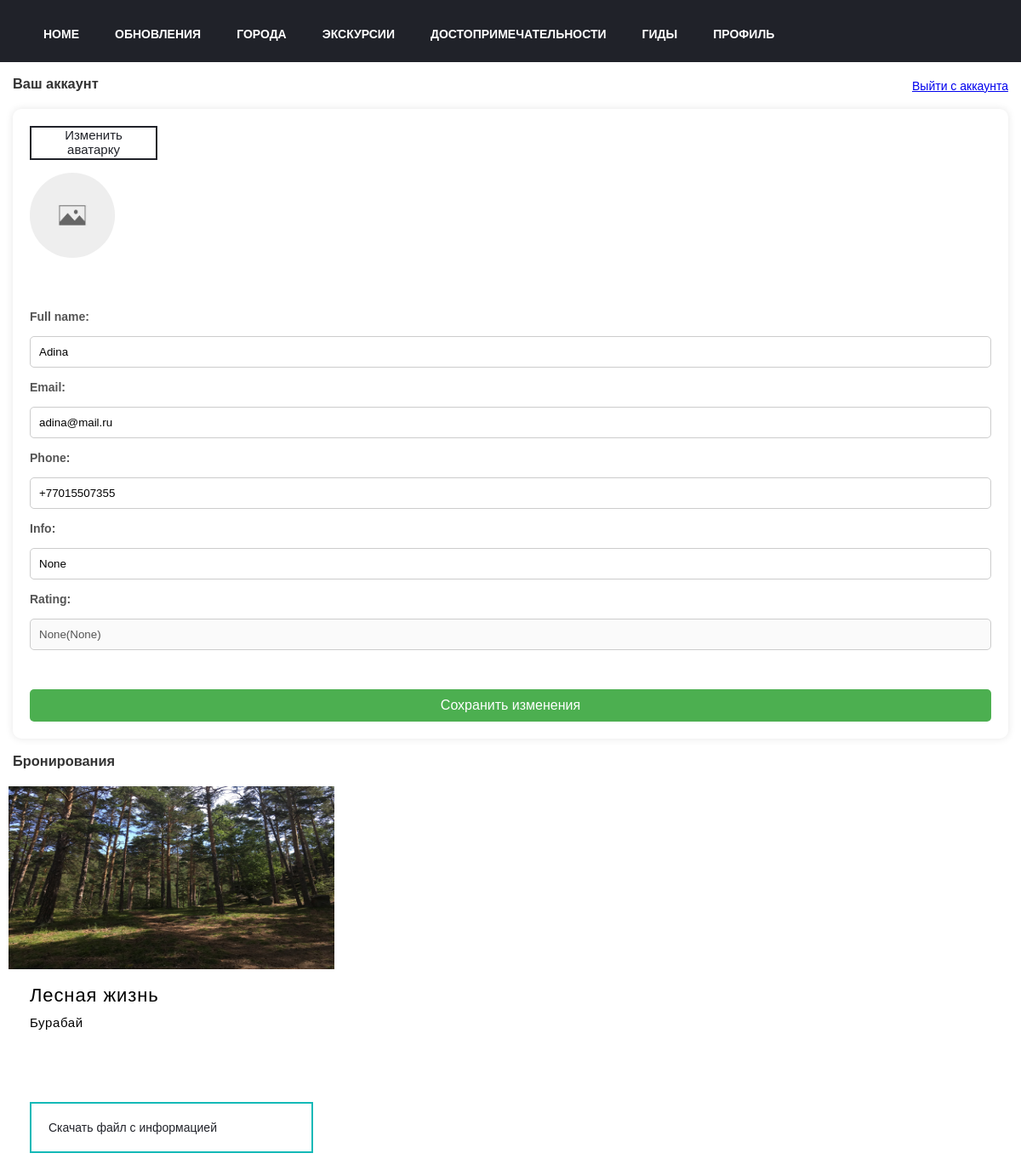
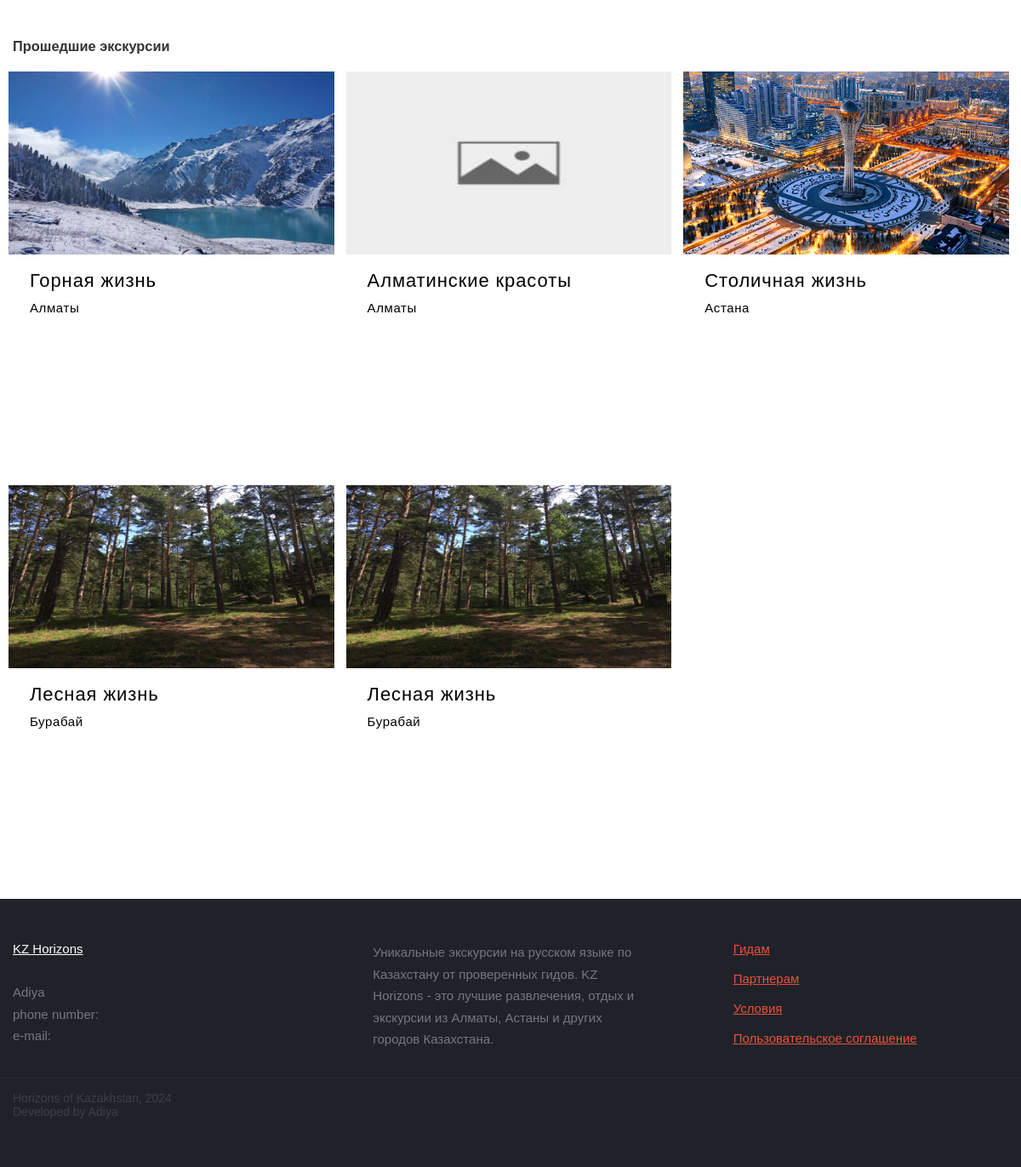
/users/profile/ (signed in), run on the app's committed database (2 pictures, top to bottom).
### users/models.py (models this page shows, shortened)
class User(models.Model):
    def number_validation(stroke: str):
        return NumberValidation()(context=stroke)
    def mail_validation(stroke: str):
        return MailExistsValidation()(context=stroke)
    id = models.CharField(
        default=uuid.uuid4, primary_key=True, verbose_name='ID', max_length=128
    )
    photo = models.CharField(
        max_length=128, default='img/images/no-photo.jpg'
    )
    email = models.CharField(
        max_length=50, db_index=True, verbose_name='Email', blank=False, validators=[mail_validation]
    )
    password = models.CharField(
        max_length=32, db_index=True, verbose_name='Пароль', blank=False
    )
    phone = models.CharField(
        max_length=12, verbose_name='Номер телефона', blank=False, validators=[number_validation]
    )
    full_name = models.CharField(
        max_length=64, verbose_name='Имя Фамилия', blank=False
    )
    rating = models.DecimalField(
        max_digits=2, decimal_places=1, null=True, verbose_name='Рейтинг', blank=True, default=0
    )
    rating_number = models.IntegerField(
        null=True, verbose_name='Кол-ва рейтингов', blank=True, default=0
    )
    info = models.CharField(
        max_length=512, verbose_name='Информация о себе', null=True, blank=True
    )
    status = models.CharField(
        max_length=32, blank=False, default='guide', verbose_name='Статус'
    )
    class Meta:
        verbose_name = 'Пользователь'
        verbose_name_plural = 'Пользователи'
        ordering = ['email',]

### excursions/models.py (models this page shows)
class Excursion(models.Model):
    id = models.CharField(
        default=uuid.uuid4, primary_key=True, verbose_name='ID', max_length=128
    )
    name = models.CharField(
        default='Excursion', max_length=32, blank=False
    )
    info = models.CharField(
        max_length=2048, verbose_name='Информация', blank=False
    )
    type = models.CharField(
        max_length=32, blank=False, default=exc_types[1], verbose_name='Тип экскурсии'
    )
    kind = models.CharField(
        max_length=32, blank=False, default=exc_kinds[1], verbose_name='Тип экскурсии'
    )
    people_number = models.IntegerField(
        blank=True
    )
    time = models.IntegerField(
        verbose_name='Duration', blank=False
    )
    city = models.ForeignKey(
        City, on_delete=models.CASCADE
    )
    guide = models.CharField(
        max_length=64
    )
    transport = models.CharField(
        max_length=32, choices=transport, blank=False, default=transport[2], verbose_name='Транспорт'
    )
    price = models.IntegerField(
        verbose_name='Цена'
    )
    program = models.CharField(
        max_length=512, verbose_name='Программа', blank=False
    )
    attractions = models.ManyToManyField(
        Attraction
    )
    photo = models.CharField(
        max_length=128, default='img/images/no-photo.jpg'
    )
    datetime = models.DateTimeField(
        auto_now=False, auto_now_add=False, blank=True
    )
    created = models.DateTimeField(
        auto_now=False, auto_now_add=True,
    )
    clients_count = models.IntegerField(
        default=0
    )
    is_available = models.BooleanField(
        default=True
    )
    is_past = models.BooleanField(
        default=False
    )

### cities/models.py (models this page shows)
class City(models.Model):
    id = models.CharField(
        default=uuid.uuid4, primary_key=True, verbose_name='ID', max_length=128
    )
    name = models.CharField(
        max_length=32, blank=False
    )
    info = models.CharField(
        max_length=2048, verbose_name='Информация', blank=False
    )
    region = models.CharField(
        max_length=128, blank=False, default='none'
    )
    photo = models.CharField(
        max_length=128, blank=True
    )

### users/views.py (the view, shortened to what this page needs)
# urls.py: path('profile/', profile, name='profile'),
def profile(request):
    print(request.session.get('status'))
    if request.session.get('is_authorized'):
        client = True if request.session.get('status')=='client' else False
        user = User.objects.get(pk=request.session.get('user_id'))
        context = {
            'email' : user.email,
            'phone' : user.phone,
            'full_name' : user.full_name,
            'rating' : user.rating,
            'rating_number' : user.rating_number,
            'info' : user.info,
            'client' : client,
            'auth' : True,
            'photo' : user.photo
        }
        if client:
            bookings = Booking.objects.filter(user=user, is_past=False)
            prev_bookings = Booking.objects.filter(user=user, is_past=True)
            excursions = []
            for booking in bookings:
                excursions.append(Excursion.objects.get(pk=booking.excursion))
            prev_excs = []
            for booking in prev_bookings:
                prev_excs.append(Excursion.objects.get(pk=booking.excursion))
            context.update({
                'excursions' : excursions,
                'prev_excs' : prev_excs,
                'range' : range(len(excursions))
            })
        return render(request, 'profile.html', context)
    return redirect('login')

### users/templates/profile.html (shortened to what this page needs)
{% extends "layout/basic.html" %}
{% load static %}
{% block links %}
<link rel="stylesheet" href="{% static 'styles/index.css' %}">
{% endblock %}
{% block content %}
<div class="wrapper">
    <div class="excursions-container">
        <div class="container">
            <div style="display: flex; align-items: center; justify-content: space-between">
                <h3 style="margin-right: 10px;">Ваш аккаунт</h3>
                <a href="{% url 'deauth' %}">Выйти с аккаунта</a>
            </div>
    <form action="" method="POST" enctype="multipart/form-data">
        <label for="files" class="btn" style="width: 150px; height: 40px">Изменить аватарку</label>
        <div class="flex" style="background-image: url('{% static photo %}'); background-size: 100% 100%; height: 100px; width: 100px; border-radius: 100%"></div>
        <input id='files' type="file" name="photo" style="visibility:hidden; height: 0px"> <br>
        <label for="full_name">Full name: </label>
        <input type="text" name="full_name" value="{{ full_name }}">
        <label for="email">Email: </label>
        <input type="text" name="email" value="{{ email }}">
        <label for="phone">Phone: </label>
        <input type="text" name="phone" value="{{ phone }}">
        <label for="info">Info: </label>
        <input type="text" name="info" value="{{ info }}">
        <label for="rating">Rating: </label>
        <input type="text" name="rating" value="{{ rating }}({{ rating_number }})" disabled><br>
        <input type="submit" value="Сохранить изменения">
    </form>
    {% if client %}
    <h3>Бронирования</h3>
    <ul class="excursions-list excursions-list-main rating-large" id="excursions-list">
        {% for excursion in excursions %}
        <li class="excursions-list-item">
            <div  class="excursions-item flex direction-column">
            <a href="{% url 'excursion' excursion.id %}">
                <div class="flex excursions-head" style="background-image: url('{% static excursion.photo %}'); background-size: 100% 100%"></div>
            </a>
                <div class="flex j-c-space-between direction-column">
                    <div class="excursions-title direction-column">
                        <span class="excursions-name">{{ excursion.name }}</span>
                        <span class="excursions-location">{{ excursion.city.name }}</span>
                    </div>
                    <div class="excursions-footer">
                        <button class="btn btn-hashtag btn-big" onclick="redirectToDownload('{{ excursion.id }}')">Скачать файл с информацией</button>
                    </div>
                </div>
            </div>
        </li>
        {% endfor %}
        </ul>
        <h3>Прошедшие экскурсии</h3>
    <ul class="excursions-list excursions-list-main rating-large" id="excursions-list">
        {% for excursion in prev_excs %}
        <li class="excursions-list-item">
            <div  class="excursions-item flex direction-column">
            <a href="{% url 'excursion' excursion.id %}">
                <div class="flex excursions-head" style="background-image: url('{% static excursion.photo %}'); background-size: 100% 100%"></div>
            </a>
                <div class="flex j-c-space-between direction-column">
                    <div class="excursions-title direction-column">
                        <span class="excursions-name">{{ excursion.name }}</span>
                        <span class="excursions-location">{{ excursion.city.name }}</span>
                    </div>
                </div>
            </div>
        </li>
        {% endfor %}
        </ul>
                </div>
    {% endif %}
</div></div></div>
{% endblock %}

### users/static/styles/css/headfooter.css (style rules this page uses)
html { font-family: museo-sans,sans-serif }
.cities,.navigation ul,.profile-nav ul,footer nav ul,ul { list-style: none }
* { box-sizing: border-box; }
body,html { width: 100%; height: 100%; font-size: 14px; font-weight: 400; position: relative; margin: 0; padding: 0; color: #202229 }
body { padding-top: 80px; }
.container { position: relative; margin: 0 auto; max-width: 1190px; padding: 0 10px }

### users/static/styles/style.css (style rules this page uses)
.flex { display: -webkit-flex!important; }
.direction-column { flex-direction: column }
.j-c-space-between { justify-content: space-between }
.cities,.navigation ul,.profile-nav ul,footer nav ul,ul { list-style: none }
body { padding-top: 80px; }

### users/static/styles/index.css (style rules this page uses)
.cities,.navigation ul,.profile-nav ul,footer nav ul,ul { list-style: none }
.flex { display: -webkit-flex!important; }
.direction-column { flex-direction: column }
.j-c-space-between { justify-content: space-between }
.btn { display: inline-block; height: 50px; border: 2px solid #202229; color: #202229; font-weight: 400; font-size: 1.07142857rem; padding: 0 36px; background: 0 0; text-decoration: none; transition: .1s; text-align: center }
.btn.btn-big { height: 60px; font-size: 1rem }
.btn.btn-hashtag { display: inline-flex; align-items: center; padding: 0 20px; background: #fff; border: 2px solid #13b9b7; color: #202229 }
.excursions-list { display: flex; flex-wrap: wrap; justify-content: flex-start; margin: 0 -10px; padding: 0; list-style: none }
.excursions-item { max-width: 400px }
.excursions-list-item { width: 100%; margin: 0; max-width: none; flex: none }
.excursions-list-item { width: 33%; min-width: 320px; max-width: 400px; padding: 0 5px; margin: 0 .33% 0 0; display: flex }
.excursions-item { display: block; max-width: 400px; width: 100%; background: #fff; color: #202229; text-decoration: none!important; transition: .1s; margin: 0 auto 30px; position: relative }
.excursions-head { position: relative; min-height: 215px; background-color: #c3c5cd }
.excursions-title { padding: 18px 25px 170px }
.excursions-name { font-size: 1.57142857rem; display: block; letter-spacing: .9px; line-height: 1.2; word-wrap: break-word; font-weight: 500; color: #000 }
.excursions-location { font-size: 1.07142857rem; color: #000; display: block; margin-top: 10px; letter-spacing: .6px; font-weight: 500 }
.excursions-footer { padding: 5px 25px 25px; display: flex; flex-direction: column; position: absolute; bottom: 0; left: 0; width: 100% }

### users/templates/profile.html (style rules this page uses)
h3 { color: #333; margin-bottom: 20px; }
form { background-color: #fff; padding: 20px; border-radius: 10px; box-shadow: 0 0 10px rgba(0, 0, 0, 0.1); width: 100%; max-width: 100%; display: flex; flex-direction: column; gap: 15px; }
label { width: 100px; font-weight: bold; color: #555; }
input[type="text"] { flex: 1; padding: 10px; border: 1px solid #ccc; border-radius: 5px; box-sizing: border-box; width: 100%; }
input[type="submit"] { background-color: #4CAF50; color: white; padding: 10px 20px; border: none; border-radius: 5px; cursor: pointer; width: 100%; font-size: 16px; align-self: flex-end; }

### data on the page
User: photo (placeholder picture), full_name "Adina", email "adina@mail.ru", phone "+77015507355", info "None"
Excursion: photo (picture), name "Лесная жизнь", city.name "Бурабай"
Excursion: photo (picture), name "Горная жизнь", city.name "Алматы"
Excursion: photo (placeholder picture), name "Алматинские красоты", city.name "Алматы"
Excursion: photo (picture), name "Столичная жизнь", city.name "Астана"
